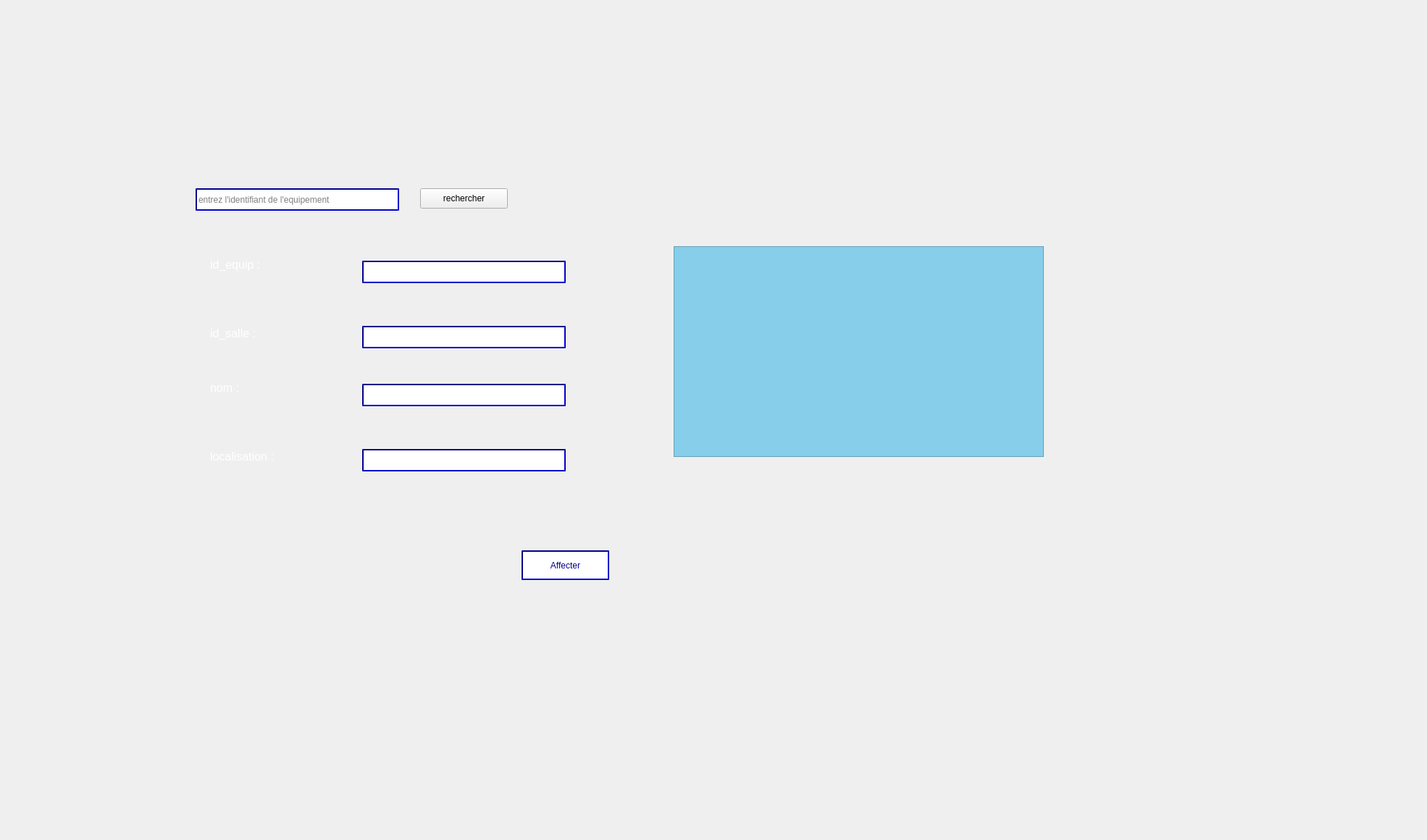
      <widget class="QWidget" name="tab_15">
       <attribute name="title">
        <string>Affecter equipement</string>
       </attribute>
       <widget class="QLabel" name="label_11">
        <property name="geometry">
         <rect>
          <x>0</x>
          <y>0</y>
          <width>1961</width>
          <height>1151</height>
         </rect>
        </property>
        <property name="text">
         <string/>
        </property>
        <property name="pixmap">
         <pixmap>../Desktop/2A/Projet_C++/smart.jpg</pixmap>
        </property>
       </widget>
       <widget class="QLabel" name="label_60">
        <property name="geometry">
         <rect>
          <x>290</x>
          <y>520</y>
          <width>81</width>
          <height>31</height>
         </rect>
        </property>
        <property name="font">
         <font>
          <pointsize>12</pointsize>
         </font>
        </property>
        <property name="styleSheet">
         <string notr="true">color:white</string>
        </property>
        <property name="text">
         <string>nom :</string>
        </property>
       </widget>
       <widget class="QLineEdit" name="lineEdit_id_salle_affect_2">
        <property name="geometry">
         <rect>
          <x>500</x>
          <y>450</y>
          <width>281</width>
          <height>31</height>
         </rect>
        </property>
        <property name="styleSheet">
         <string notr="true">border-color:darkblue ;
border-style:solid;
border-width:2px;
border-style: inset;</string>
        </property>
       </widget>
       <widget class="QPushButton" name="pushButton_Affecter_2">
        <property name="geometry">
         <rect>
          <x>720</x>
          <y>760</y>
          <width>121</width>
          <height>41</height>
         </rect>
        </property>
        <property name="styleSheet">
         <string notr="true">color:darkblue ;
border-color:darkblue ;
border-style:solid;
border-width:2px;
background:white;
border-style: inset;</string>
        </property>
        <property name="text">
         <string>Affecter</string>
        </property>
       </widget>
       <widget class="QLabel" name="label_61">
        <property name="geometry">
         <rect>
          <x>290</x>
          <y>350</y>
          <width>91</width>
          <height>31</height>
         </rect>
        </property>
        <property name="font">
         <font>
          <pointsize>12</pointsize>
         </font>
        </property>
        <property name="styleSheet">
         <string notr="true">color:white</string>
        </property>
        <property name="text">
         <string>id_equip :</string>
        </property>
       </widget>
       <widget class="QLineEdit" name="lineEdit_nom_eq_affect_2">
        <property name="geometry">
         <rect>
          <x>500</x>
          <y>530</y>
          <width>281</width>
          <height>31</height>
         </rect>
        </property>
        <property name="styleSheet">
         <string notr="true">border-color:darkblue ;
border-style:solid;
border-width:2px;
border-style: inset;</string>
        </property>
       </widget>
       <widget class="QLineEdit" name="lineEdit_id_eq_affect_2">
        <property name="geometry">
         <rect>
          <x>500</x>
          <y>360</y>
          <width>281</width>
          <height>31</height>
         </rect>
        </property>
        <property name="styleSheet">
         <string notr="true">border-color:darkblue ;
border-style:solid;
border-width:2px;
border-style: inset;</string>
        </property>
       </widget>
       <widget class="QLineEdit" name="lineEdit_localisation_eq_affect_2">
        <property name="geometry">
         <rect>
          <x>500</x>
          <y>620</y>
          <width>281</width>
          <height>31</height>
         </rect>
        </property>
        <property name="styleSheet">
         <string notr="true">border-color:darkblue ;
border-style:solid;
border-width:2px;
border-style: inset;</string>
        </property>
       </widget>
       <widget class="QLabel" name="label_62">
        <property name="geometry">
         <rect>
          <x>290</x>
          <y>450</y>
          <width>81</width>
          <height>21</height>
         </rect>
        </property>
        <property name="font">
         <font>
          <pointsize>12</pointsize>
         </font>
        </property>
        <property name="styleSheet">
         <string notr="true">color:white</string>
        </property>
        <property name="text">
         <string>id_salle :</string>
        </property>
       </widget>
       <widget class="QPushButton" name="pushButton_rechercher_affect_2">
        <property name="geometry">
         <rect>
          <x>580</x>
          <y>260</y>
          <width>121</width>
          <height>28</height>
         </rect>
        </property>
        <property name="text">
         <string>rechercher</string>
        </property>
       </widget>
       <widget class="QLabel" name="label_63">
        <property name="geometry">
         <rect>
          <x>290</x>
          <y>620</y>
          <width>121</width>
          <height>21</height>
         </rect>
        </property>
        <property name="font">
         <font>
          <pointsize>12</pointsize>
         </font>
        </property>
        <property name="styleSheet">
         <string notr="true">color:white</string>
        </property>
        <property name="text">
         <string>localisation :</string>
        </property>
       </widget>
       <widget class="QLineEdit" name="lineEditRechercher_affect_2">
        <property name="geometry">
         <rect>
          <x>270</x>
          <y>260</y>
          <width>281</width>
          <height>31</height>
         </rect>
        </property>
        <property name="styleSheet">
         <string notr="true">border-color:darkblue ;
border-style:solid;
border-width:2px;

border-style: inset;
</string>
        </property>
        <property name="placeholderText">
         <string>entrez l'identifiant de l'equipement</string>
        </property>
       </widget>
       <widget class="QTableView" name="tableViewEqAffecter_2">
        <property name="geometry">
         <rect>
          <x>930</x>
          <y>340</y>
          <width>511</width>
          <height>291</height>
         </rect>
        </property>
        <property name="styleSheet">
         <string notr="true">background-color:skyblue;</string>
        </property>
       </widget>
      </widget>
